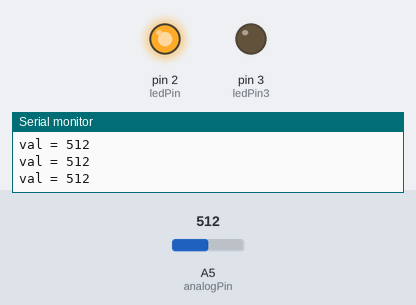
Recording of a sketch running on a simulated Arduino Uno, built with avr-gcc and run on an emulated ATmega328P. Parts: output pins drawn as LEDs (lit = HIGH), the last lines printed to the serial monitor. Inputs (shaded band) come from the test bench; at power-on: A5 (analogPin) = 512.

Above: at 1.2 s.
1.3 s: A5 (analogPin) set to 485
At 1.9 s:
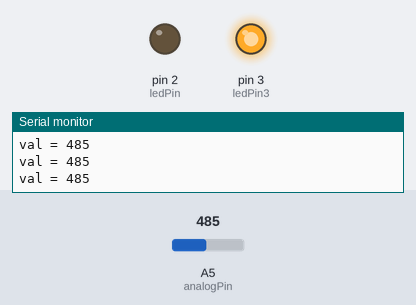
2.8 s: A5 (analogPin) set to 510
At 3.2 s:
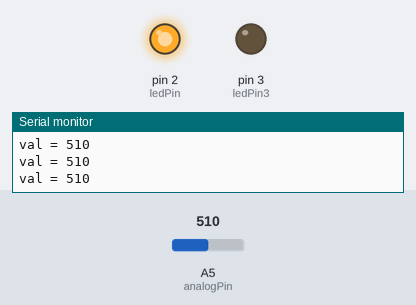
4.3 s: A5 (analogPin) set to 490
At 5.8 s:
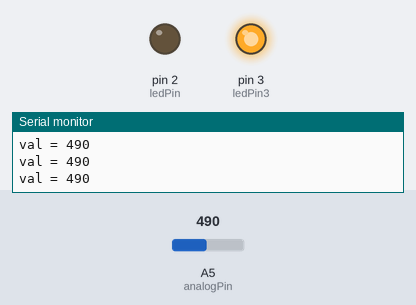
Timing chart, 0 to 7.3 s (numbered marks = the images above; inputs shaded):
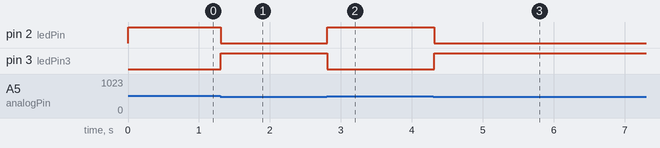

Measured:
- the behaviour switches between 500 and 499 on A5 (analogPin) (found by bisection; images 0 and 1)
- after the input at 1.3 s, pin 2 (ledPin): HIGH → LOW at once; pin 3 (ledPin3): LOW → HIGH at once
- after the input at 2.8 s, pin 2 (ledPin): LOW → HIGH at once; pin 3 (ledPin3): HIGH → LOW at once
- after the input at 4.3 s, pin 2 (ledPin): HIGH → LOW at once; pin 3 (ledPin3): LOW → HIGH at once

The sketch:

soilMoisture.ino
```cpp
int ledPin = 2;
int ledPin3 = 3;
int analogPin = 5; //ประกาศตัวแปร ให้ analogPin แทนขา analog ขาที่5
int val = 0;
void setup() {
pinMode(ledPin, OUTPUT); // sets the pin as output
pinMode(ledPin3, OUTPUT); // sets the pin as output
Serial.begin(9600);
}
void loop() {
val = analogRead(analogPin); //อ่านค่าสัญญาณ analog ขา5 ที่ต่อกับ Soil Moisture Sensor Module v1
Serial.print("val = "); // พิมพ์ข้อมความส่งเข้าคอมพิวเตอร์ "val = "
Serial.println(val); // พิมพ์ค่าของตัวแปร val
if (val < 500) {
digitalWrite(ledPin, LOW); // สั่งให้ LED ที่ Pin2 ดับ
digitalWrite(ledPin3, HIGH); // สั่งให้ LED ที่ Pin3 ติดสว่าง
}
else {
digitalWrite(ledPin, HIGH); // สั่งให้ LED ที่ Pin2 ติดสว่าง
digitalWrite(ledPin3, LOW); // สั่งให้ LED ที่ Pin3 ดับ
}
delay(100);
}
```
